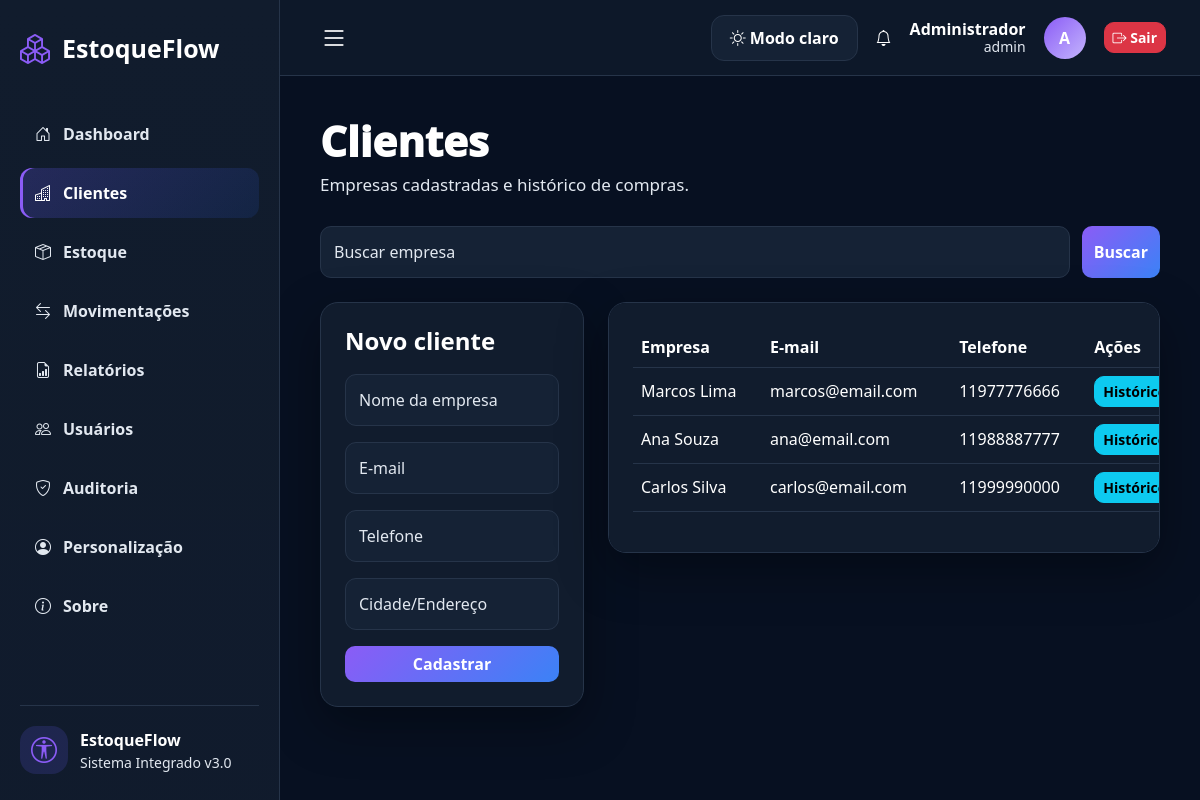
Screenshot of /clientes (signed in) with the database file from the repository.
### tables this page shows
CREATE TABLE clientes(
        id INTEGER PRIMARY KEY AUTOINCREMENT,
        nome TEXT NOT NULL,
        email TEXT,
        telefone TEXT,
        endereco TEXT,
        criado_em TEXT NOT NULL
    );

### app.py (the view, shortened to what this page needs)
@app.route("/clientes", methods=["GET","POST"])
@login_required
def clientes():
    conn = db()
    busca = request.args.get("q","")
    rows = conn.execute("SELECT * FROM clientes WHERE nome LIKE ? OR email LIKE ? ORDER BY id DESC", (f"%{busca}%",f"%{busca}%")).fetchall()
    conn.close()
    return render_template("clientes.html", clientes=rows, busca=busca)

### app.py (called while the page is built)
def db():
    conn = sqlite3.connect(DB_PATH)
    conn.row_factory = sqlite3.Row
    return conn

def login_required(f):
    @wraps(f)
    def wrap(*a, **kw):
        if "usuario_id" not in session:
            return redirect(url_for("login"))
        return f(*a, **kw)
    return wrap

@app.context_processor
def inject():
    return {"usuario_nome": session.get("usuario_nome"), "usuario_perfil": session.get("usuario_perfil")}

### templates/clientes.html
{% extends "base.html" %}{% block content %}<div class="page-title"><div><h1>Clientes</h1><p>Empresas cadastradas e histórico de compras.</p></div></div><form class="search-bar"><input class="form-control" name="q" value="{{ busca }}" placeholder="Buscar empresa"><button class="btn btn-primary">Buscar</button></form><div class="row g-4"><div class="col-lg-4"><form method="post" class="panel"><h4>Novo cliente</h4><input class="form-control mb-3" name="nome" placeholder="Nome da empresa" required><input class="form-control mb-3" name="email" placeholder="E-mail"><input class="form-control mb-3" name="telefone" placeholder="Telefone"><input class="form-control mb-3" name="endereco" placeholder="Cidade/Endereço"><button class="btn btn-primary w-100">Cadastrar</button></form></div><div class="col-lg-8"><div class="panel table-responsive"><table class="table table-tech"><tr><th>Empresa</th><th>E-mail</th><th>Telefone</th><th>Ações</th></tr>{% for c in clientes %}<tr><td>{{c.nome}}</td><td>{{c.email}}</td><td>{{c.telefone}}</td><td><a class="btn btn-sm btn-info" href="/clientes/{{c.id}}">Histórico</a> <a class="btn btn-sm btn-warning" href="/clientes/editar/{{c.id}}">Editar</a>{% if usuario_perfil=='admin' %} <a class="btn btn-sm btn-danger" href="/clientes/excluir/{{c.id}}">Excluir</a>{% endif %}</td></tr>{% endfor %}</table></div></div></div>{% endblock %}

### templates/base.html (shortened to what this page needs)
<!DOCTYPE html><html lang="pt-br" data-theme="dark"><head><link href="https://cdn.jsdelivr.net/npm/bootstrap@5.3.3/dist/css/bootstrap.min.css" rel="stylesheet"><link href="https://cdn.jsdelivr.net/npm/bootstrap-icons@1.11.3/font/bootstrap-icons.min.css" rel="stylesheet"><link rel="stylesheet" href="{{ url_for('static', filename='css/style.css') }}"></head><body>{% if usuario_nome %}<div class="app-shell"><aside class="sidebar" id="sidebar"><a class="brand" href="/dashboard"><i class="bi bi-boxes"></i><span>EstoqueFlow</span></a><nav class="nav-menu"><a class="" href="/dashboard"><i class="bi bi-house-door"></i>Dashboard</a><a class="{% if request.path.startswith('/clientes') %}active{% endif %}" href="/clientes"><i class="bi bi-buildings"></i>Clientes</a><a class="" href="/produtos"><i class="bi bi-box-seam"></i>Estoque</a><a class="" href="/movimentacoes"><i class="bi bi-arrow-left-right"></i>Movimentações</a><a class="" href="/relatorios"><i class="bi bi-file-earmark-bar-graph"></i>Relatórios</a>{% if usuario_perfil == 'admin' %}<a class="" href="/usuarios"><i class="bi bi-people"></i>Usuários</a>{% endif %}<a class="" href="/historico"><i class="bi bi-shield-check"></i>Auditoria</a><a class="" href="/perfil"><i class="bi bi-person-circle"></i>Personalização</a><a class="" href="/sobre"><i class="bi bi-info-circle"></i>Sobre</a></nav><div class="sidebar-footer"><div class="footer-icon"><i class="bi bi-universal-access-circle"></i></div><div><strong>EstoqueFlow</strong><small>Sistema Integrado v3.0</small></div></div></aside><main class="main"><header class="topbar"><button class="menu-btn" id="menuBtn"><i class="bi bi-list"></i></button><div class="topbar-actions"><button class="theme-button" id="themeToggle" type="button"></button><i class="bi bi-bell"></i><div class="userbox"><strong>{{ usuario_nome }}</strong><small>{{ usuario_perfil }}</small></div><div class="avatar">{{ usuario_nome[0]|upper }}</div><a class="btn btn-danger btn-sm logout-btn" href="/logout"><i class="bi bi-box-arrow-right"></i> Sair</a></div></header><section class="content">{% block content %}{% endblock %}</section></main></div>{% else %}{% block public %}{% endblock %}{% endif %}</body></html>

### static/css/style.css (style rules this page uses)
:root { --bg:#f4f7fb;--surface:#ffffff;--surface2:#eef3fb;--text:#111827;--muted:#475569;--border:#dbe2ef;--primary:#6d5cff;--primary2:#2563eb;--shadow:0 16px 45px rgba(15,23,42,.08) }
[data-theme="dark"] { --bg:#071021;--surface:#111c2d;--surface2:#152235;--text:#ffffff;--muted:#e2e8f0;--border:#263449;--primary:#8b5cf6;--primary2:#3b82f6;--shadow:0 18px 50px rgba(0,0,0,.35) }
* { box-sizing:border-box }
body { margin:0;background:var(--bg);color:var(--text);font-family:"Segoe UI",Arial,sans-serif }
a { text-decoration:none;color:inherit }
.app-shell { display:flex;min-height:100vh }
.sidebar { width:280px;background:linear-gradient(180deg,var(--surface),rgba(17,28,45,.96));border-right:1px solid var(--border);padding:26px 20px;position:fixed;height:100vh;display:flex;flex-direction:column;z-index:1000 }
.brand { display:flex;align-items:center;gap:12px;color:var(--text);font-size:25px;font-weight:900 }
.brand i { font-size:30px;color:var(--primary) }
.nav-menu { margin-top:38px;display:flex;flex-direction:column;gap:9px }
.nav-menu a { padding:13px 15px;border-radius:12px;color:var(--muted);font-weight:700;display:flex;align-items:center;gap:12px }
.nav-menu a:hover,.nav-menu a.active { background:linear-gradient(135deg,rgba(109,92,255,.22),rgba(37,99,235,.12));color:var(--text);box-shadow:inset 3px 0 0 var(--primary) }
.sidebar-footer { margin-top:auto;border-top:1px solid var(--border);padding-top:20px;display:flex;gap:12px;align-items:center }
.sidebar-footer small { display:block;color:var(--muted) }
.footer-icon { width:48px;height:48px;border-radius:16px;background:rgba(109,92,255,.16);display:grid;place-items:center;color:var(--primary);font-size:26px }
.main { margin-left:280px;flex:1;min-width:0 }
.topbar { height:76px;background:rgba(255,255,255,.72);backdrop-filter:blur(18px);border-bottom:1px solid var(--border);display:flex;align-items:center;justify-content:space-between;padding:0 34px;position:sticky;top:0;z-index:900 }
[data-theme="dark"] .topbar { background:rgba(17,28,45,.76) }
.menu-btn { border:0;background:transparent;color:var(--text);font-size:28px }
.topbar-actions { display:flex;align-items:center;gap:18px }
.theme-button { border:1px solid var(--border);background:var(--surface2);color:var(--text);border-radius:13px;padding:10px 18px;font-weight:800 }
.userbox { text-align:right;line-height:1.15 }
.userbox small { display:block;color:var(--muted) }
.avatar { width:42px;height:42px;border-radius:50%;background:linear-gradient(135deg,#8b5cf6,#c4b5fd);color:#fff;display:grid;place-items:center;font-weight:900 }
.logout-btn { border-radius:10px }
.content { padding:40px }
.page-title { display:flex;align-items:center;justify-content:space-between;margin-bottom:28px;gap:18px }
.page-title h1 { font-size:42px;font-weight:950;margin:0;color:var(--text) }
.page-title p { color:var(--muted);font-size:17px;margin:6px 0 0 }
.panel { background:var(--surface);border:1px solid var(--border);border-radius:18px;padding:24px;box-shadow:var(--shadow) }
.panel h4 { font-weight:900;margin-bottom:18px;color:var(--text) }
.form-control,select,textarea { background:var(--surface2)!important;border:1px solid var(--border)!important;color:var(--text)!important;padding:13px;border-radius:11px }
.form-control::placeholder,textarea::placeholder { color:var(--muted)!important }
.search-bar { display:flex;gap:12px;margin-bottom:24px }
.table-responsive { overflow-x:auto }
.table-tech { min-width:720px }
.table-tech th,.table-tech td { background:transparent!important;color:var(--text)!important;border-color:var(--border)!important;vertical-align:middle }
.table-tech th { font-weight:900 }
.btn { border-radius:10px;font-weight:700 }
.btn-primary { background:linear-gradient(135deg,var(--primary),var(--primary2));border:0 }

### rows the page displays
clientes: nome "Marcos Lima", email "marcos@email.com", telefone "11977776666"
clientes: nome "Ana Souza", email "ana@email.com", telefone "11988887777"
clientes: nome "Carlos Silva", email "carlos@email.com", telefone "11999990000"

### other values shown
{{ usuario_nome }} "Administrador"
{{ usuario_perfil }} "admin"
{{ usuario_nome[0]|upper }} "A"
